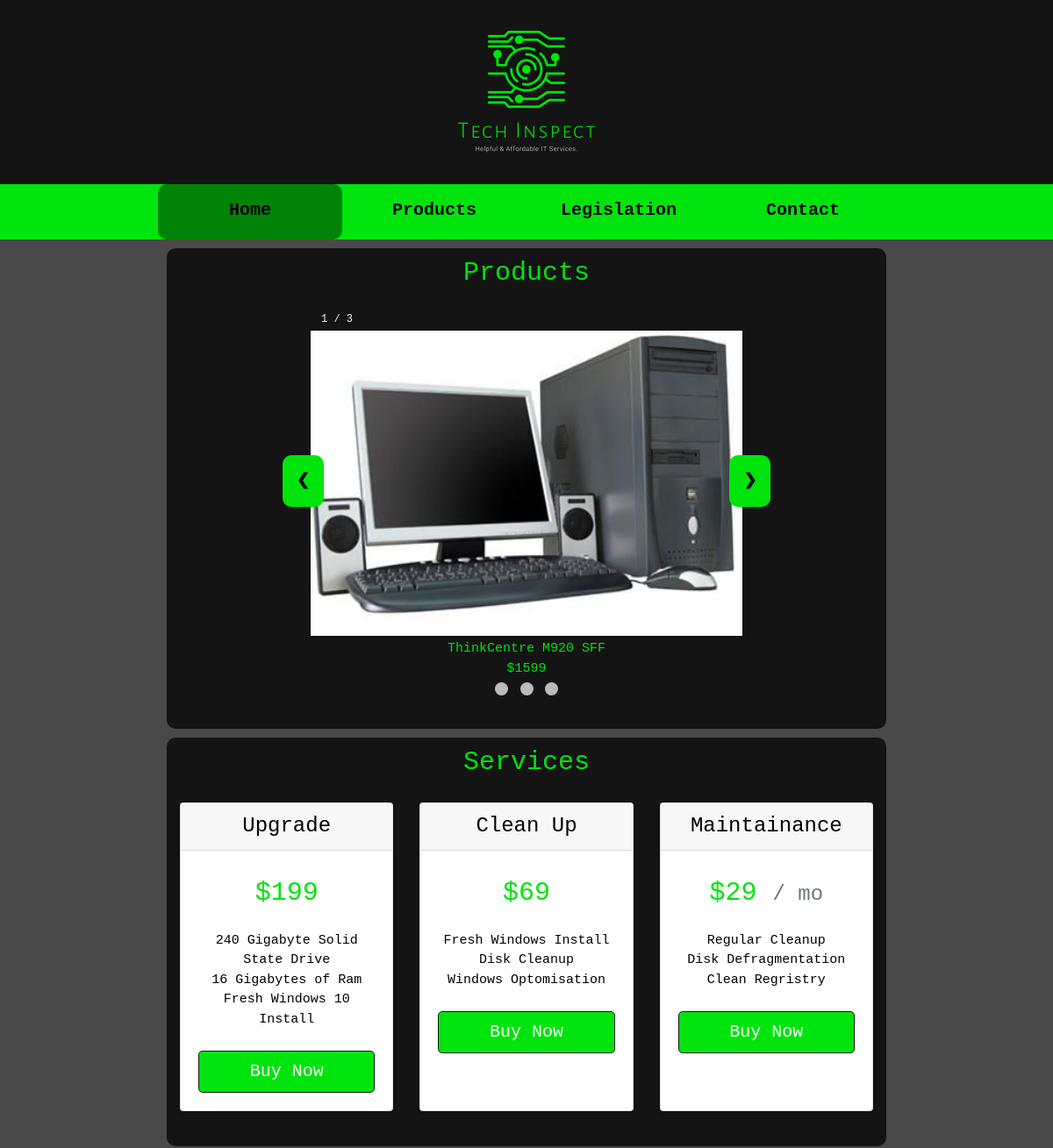
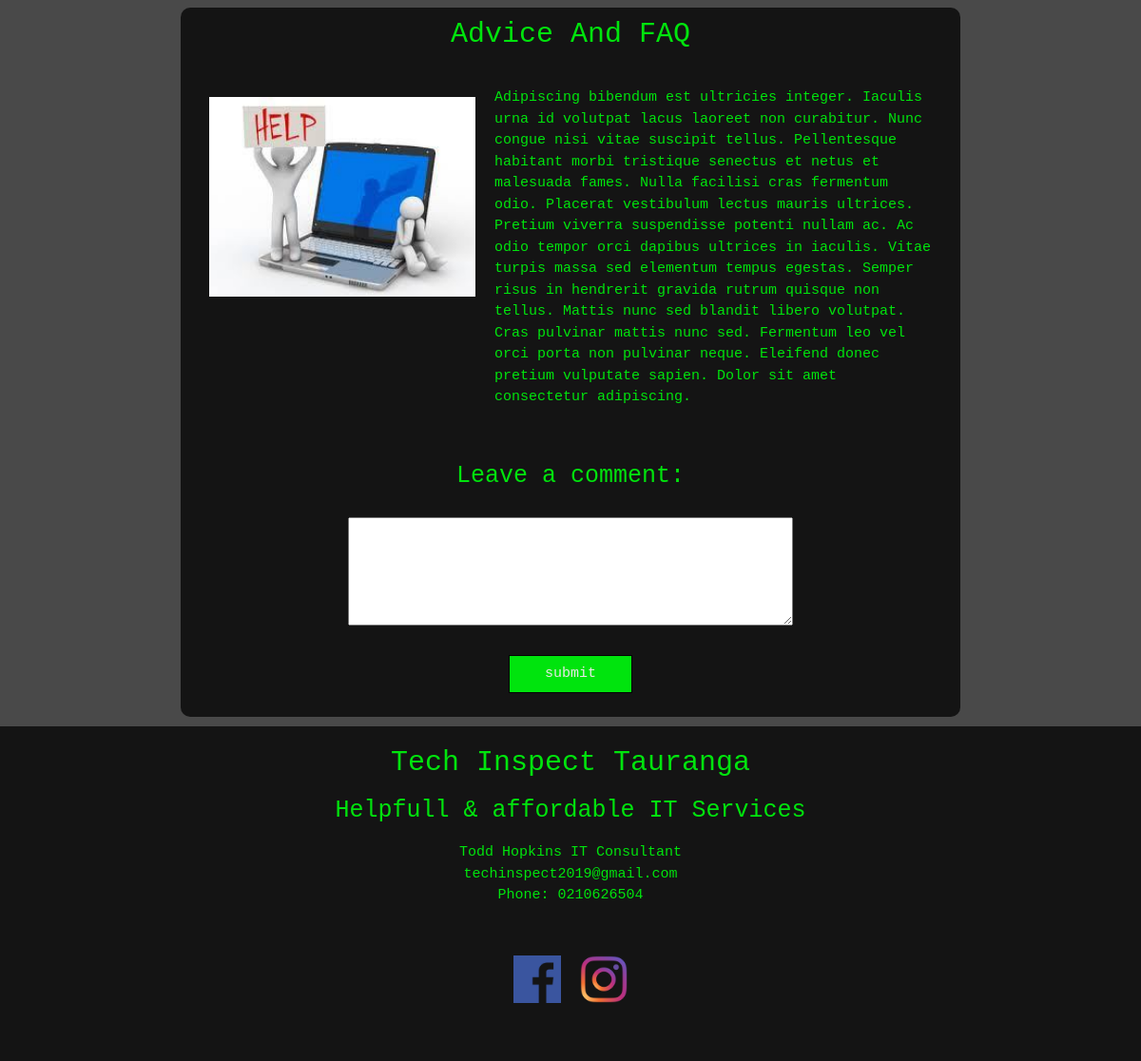
/pages/products, run on the app's committed database (2 pictures, top to bottom).
### tables this page shows
CREATE TABLE Content (
  IDN varchar(10) ,
  Properties TEXT,
  Something VARCHAR(20),
  PRIMARY KEY (IDN)
	
);

CREATE TABLE Images (
  Indx VARCHAR(10),
  Prop TEXT
	
);

### app/controllers/Pages.php (called while the page is built, shortened)
<?php
    class Pages extends Controller {
      public function __construct() {
        $this->_page = $this->model('_content');
      }
      public function products(){
       $title = $this->_page->title();
       $paragraph = $this->_page->paragraph();
       $image = $this->_page->image();
       $data = [
         'title' => $title,
         'paragraph' => $paragraph,
         'image' => $image
       ];
        $this->view('pages/template_products', $data);
      }
    }

### app/libraries/Core.php (called while the page is built, shortened)
<?php
    class Core {
        protected $currentMethod = 'index';
        public function __construct() {
            $url = $this->getURL();
            if(file_exists('../app/controllers/' . ucwords($url[0]) . '.php')) {
                unset($url[0]);
            }
            $this->currentController = new $this->currentController;
            if(isset($url[1])) {
                if(method_exists($this->currentController, $url[1])) {
                    $this->currentMethod = $url[1];
                    unset($url[1]);
                }
            }
            $this->params = $url ? array_values($url) : [null];
            call_user_func_array([$this->currentController, $this->currentMethod], $this->params);
        }
        public function getURL() {
            if(isset($_GET['url'])) {
                $url = rtrim($_GET['url'], '/');
                $url = filter_var($url, FILTER_SANITIZE_URL);
                $url = explode('/', $url);
                return $url;
            }
        }
    }
?>

### public/index.php (called while the page is built, shortened)
<?php
    $init = new Core();
?>

### app/libraries/Database.php (called while the page is built, shortened)
<?php
    class Database {
        private $host = DBHOST;
        private $user = DBUSER;
        private $pass = DBPASS;
        private $dbname = DBNAME;
        private $dbh;
        private $stmt;
        public function __construct() {
            $dsn = "mysql:host=".$this->host.";dbname=".$this->dbname;
            $options = [
                PDO::ATTR_PERSISTENT => true,
                PDO::ATTR_ERRMODE => PDO::ERRMODE_EXCEPTION
            ];
            try {
                $this->dbh = new PDO($dsn, $this->user, $this->pass, $options);
            } catch (PDOException $e) {
                $this->error = $e->getMessage();
                echo $this->error;
            }
        }
        public function query($sql) {
            $this->stmt = $this->dbh->prepare($sql);
        }
        public function execute() {
            return $this->stmt->execute();
        }
        public function resultSet() {
            $this->execute();
            return  $this->stmt->fetchAll(PDO::FETCH_ASSOC);
        }
    }
?>

### app/models/_content.php (called while the page is built)
<?php
class _content{
    private $db;
    public function __construct() {
        $this->db = new Database;
    }
    public function title() {
        $this->db->query('SELECT * FROM Content ');
        return $this->db->resultSet();
    }
    public function paragraph() {
        $this->db->query('SELECT * FROM Content ');
        return $this->db->resultSet();
    }
    public function image(){
        $this->db->query('SELECT * FROM Images');
        return $this->db->resultSet();
    }
}

### app/views/pages/template_products.php (the view, shortened to what this page needs)
<?php include(APPROOT . "/views/includes/header.php"); ?>
<section>
        <div class="container1">
            <div class="content3">
                <div class="box1">
                    <h1><?php echo $data['title'][10]['Properties']; ?></h1>
                    <div class="slideshow-container1">
                        <div class="mySlides1 fade1">
                            <div class="numbertext1">1 / 3</div>
                            <img src="<?php echo $data['image'][3]['Prop']; ?>" style="width:100%">
                            <div class="text1"><?php echo $data['title'][11]['Properties']; ?></div>
                        </div>
                        <a class="prev1" onclick="plusSlides(-1)">&#10094;</a>
                        <a class="next1" onclick="plusSlides(1)">&#10095;</a>
                    </div>
                    <br>
                    <div style="text-align:center">
                        <span class="dot1" onclick="currentSlide(1)"></span>
                        <span class="dot1" onclick="currentSlide(2)"></span>
                        <span class="dot1" onclick="currentSlide(3)"></span>
                    </div>
                </div>
                <div class="box2">
                    <h1>Services</h1>
                    <div class="container">
                    <div class="card-deck mb-3 text-center">
                              <div class="card mb-4 shadow-sm">
                                <div class="card-header">
                                  <h4 class="my-0 font-weight-normal"><?php echo $data['title'][4]['Properties']; ?></h4>
                                </div>
                                <div class="card-body">
                                  <h1 class="card-title pricing-card-title">$199<small class="text-muted"></small></h1>
                                  <ul class="list-unstyled mt-3 mb-4">
                                    <li><?php echo $data['title'][7]['Properties']; ?></li>
                                  </ul>
                                  <button type="button" class="btn btn-lg btn-block btn-primary">Buy Now</button>
                                </div>
                              </div>
                              <div class="card mb-4 shadow-sm">
                                <div class="card-header">
                                  <h4 class="my-0 font-weight-normal"><?php echo $data['title'][5]['Properties']; ?></h4>
                                </div>
                                <div class="card-body">
                                  <h1 class="card-title pricing-card-title">$69 <small class="text-muted"></small></h1>
                                  <ul class="list-unstyled mt-3 mb-4">
                                    <li><?php echo $data['title'][8]['Properties']; ?></li>
                                  </ul>
                                  <button type="button" class="btn btn-lg btn-block btn-primary">Buy Now</button>
                                </div>
                              </div>
                              <div class="card mb-4 shadow-sm">
                                <div class="card-header">
                                  <h4 class="my-0 font-weight-normal"><?php echo $data['title'][12]['Properties']; ?></h4>
                                </div>
                                <div class="card-body">
                                  <h1 class="card-title pricing-card-title">$29 <small class="text-muted">/ mo</small></h1>
                                  <ul class="list-unstyled mt-3 mb-4">
                                    <li><?php echo $data['title'][9]['Properties']; ?></li>
                                  </ul>
                                  <button type="button" class="btn btn-lg btn-block btn-primary">Buy Now</button>
                                </div>
                              </div>
                            </div>
                          </div>
                </div>
                <div class="box3">
                    <h1><?php echo $data['title'][18]['Properties']; ?></h1>
                    <div class="para1">
                            <img src="<?php echo $data['image'][2]['Prop']; ?>"  alt="help">
                        <p><?php echo $data['paragraph'][19]['Properties']; ?></p>
                    </div>
                    <div id="center">
                    <h2><?php echo $data['title'][20]['Properties']; ?></h2>
                    <form name="form2" class="form2" action="submit" method="POST" >
                    <textarea name="comment" id="textarea1" cols="50vw" rows="5"></textarea>
                    <textarea name="comment" id="textarea2" cols="20vw" rows="5"></textarea><br> <br>
                    <input type="button" class="button2" value="submit" onClick="">
                    </form>
                    </div>
                </div>
            </div>
        </div>
    </section>
<?php include(APPROOT . "/views/includes/footer.php"); ?>

### app/libraries/Controller.php (shortened to what this page needs)
<?php
    class Controller {
        public function model($model) {
            if(file_exists('../app/models/' . $model . '.php')) {
                return new $model();
            } else {
                die('Model does not exists');
            }
        }
        public function view($view, $data = []) {
            if(file_exists('../app/views/' . $view . '.php')) {
                require_once '../app/views/' . $view . '.php';
            } else {
                die('View does not exists');
            }
        }
    }
?>

### app/views/includes/header.php (shortened to what this page needs)
<!DOCTYPE html>
<html lang="en">
<head>
    <link rel="stylesheet" href="https://stackpath.bootstrapcdn.com/bootstrap/4.1.3/css/bootstrap.min.css">
    <link rel="stylesheet" href="../../public/css/style.css" type="text/css" />
</head>
<body>
<header>
    <div class="branding">
        <img id="banner" src="/images/banner.png" alt="banner">
    </div>
    <nav>  <ul>
        <li id="current"><a href='/pages/index'>Home</a></li>
        <li><a href='/pages/products'>Products</a> </li>
        <li><a href='/pages/legislation'>Legislation</a> </li>
        <li><a href='/pages/contact'>Contact</a> </li>
    </ul>
    </nav>
</header>

### app/views/includes/footer.php (shortened to what this page needs)
<footer>
        <div class="FooterInfo">
            <h1 class=footbox1>Tech Inspect Tauranga </h1>
            <h2 class=footbox2>Helpfull & affordable IT Services</h2>
            <p class=footbox3>Todd Hopkins IT Consultant<br>techinspect2019@gmail.com<br>Phone: 0210626504</p>
            <p> <a href="www.facebook.com/savyit"><img class="icons" src="/images/fbk.png"alt="Facebook"></a> <a href=""><img class="icons" src="/images/igm.png"alt="Instagram"></a> </p>
        </div>
</footer>
</body>

### public/css/style.css (style rules this page uses)
* { padding:0; margin:0; }
:root { --MainContainerWidth: 70%; --BoxColour:#141414; --TechGreen: #00e40d; --TechBlack:#141414; }
body { font-family: 'Courier New', Courier, monospace; font-size: 15px; line-height: 1.5; padding: 0; margin: 0 ; }
#banner { width: var(--MainContainerWidth); }
header { text-align: center; background-color: var(--TechBlack); }
nav { background-color:var(--TechGreen); text-align: center; }
nav ul li { display: inline; padding-bottom: 18px; padding-top: 15px ; }
nav ul { display: grid; grid-template-columns: 1fr 1fr 1fr 1fr ; width:var(--MainContainerWidth); margin:0 auto; }
nav a { color: black ; font-size: 20px; font-weight:bold; }
#current { background-color:#008307; border-radius: 10px; }
h1 { font-size:30px; color: var(--TechGreen); text-align: center; padding:10px; font-weight: normal; }
h2 { font-size: 25px; color:var(--TechGreen); padding: 20px; }
p { color: var(--TechGreen); padding: 20px; }
.container1 { background-color: rgb(73, 73, 73); color: black; width:100%; }
.form2 { padding-bottom:25px; }
.form2 .button2 { background-color: var(--TechGreen); height:40px; color:#e8e8e8; border: #030303 1px solid; width:130px; }
.content3 { display:grid; grid-template-areas: 'box1' 'box2' 'box3'; grid-gap: 10px; width: var(--MainContainerWidth); margin:0 auto; padding-top:10px; padding-left:10px; padding-right:10px; }
.box1 { grid-area: box1; background-color:var(--BoxColour); border-radius: 10px; text-align: center; }
.box2 { grid-area: box2; background-color:var(--BoxColour); border-radius: 10px; }
.box3 { grid-area: box3; background-color:var(--BoxColour); border-radius: 10px; margin-bottom: 10px; }
.container { padding-top:10px }
.container .btn { background-color:var(--TechGreen); border-color: var(--TechBlack); }
#center { text-align: center; }
.para1 { display:grid ; grid-template-columns: 3fr 5fr; padding-left:10px; padding-right:10px; }
.para1 img { padding-top: 30px; width: 100%; padding-left:20px; }
footer { background-color: var(--TechBlack); color:var(--TechGreen); }
.FooterInfo { width:var(--MainContainerWidth); margin:0 auto; text-align: center; padding-top:20px; padding-bottom:20px; display:grid; grid-template-areas: "footbox1 " "footbox2 " "footbox3 " ; grid-gap: 10px; }
.footbox1 { text-align: center; grid-area: footbox1; font-weight: normal; padding:0; }
.footbox2 { text-align: center; grid-area: footbox2; font-weight: normal; padding:0; }
.footbox3 { text-align: center; grid-area: footbox3; font-weight: normal; padding:0; }
.icons { width:50px; margin:5px; }
* { box-sizing:border-box }
.slideshow-container1 { width: 60%; position: relative; margin: auto; padding-top:30px; padding-bottom: 10px; }
.mySlides1 { display: none; }
.prev1, .next1 { cursor: pointer; position: absolute; top: 50%; margin-top: -22px; padding: 16px; color: var(--TechBlack); font-weight: bold; font-size: 18px; transition: 0.6s ease; border-radius: 0 3px 3px 0; user-select: none; }
.next1 { left: 97%; border-radius: 3px 0 0 3px; background-color:var(--TechGreen); border-radius: 10px; }
.prev1 { right:97%; background-color:var(--TechGreen); border-radius: 10px; }
.text1 { color: var(--TechGreen); font-size: 15px; padding: 8px 12px; position: absolute; bottom: -47px; width: 100%; text-align: center; }
.numbertext1 { color: #f2f2f2; font-size: 12px; padding: 8px 12px; position: absolute; top: 0; }
.dot1 { cursor: pointer; height: 15px; width: 15px; margin: 0 2px; background-color: #bbb; border-radius: 50%; display: inline-block; transition: background-color 0.6s ease; margin-bottom: 30px; margin-top: 20px }

### data on the page
content: Properties "Products"
images: Prop (picture)
content: Properties "ThinkCentre M920 SFF $1599"
content: Properties "Upgrade"
content: Properties "240 Gigabyte Solid State Drive 16 Gigabytes of Ram Fresh Windows 10 Install"
content: Properties "Clean Up"
content: Properties "Fresh Windows Install Disk Cleanup Windows Optomisation"
content: Properties "Maintainance"
content: Properties "Regular Cleanup Disk Defragmentation Clean Regristry"
content: Properties "Advice And FAQ"
images: Prop (picture)
content: Properties "Adipiscing bibendum est ultricies integer. Iaculis urna id volutpat lacus laoreet non curabitur. Nunc congue nisi vitae suscipit tellus. Pellentesque habitant morbi tristique senectus et netus et malesuada fames. Nulla facilisi cras fermentum odio. Placerat vestibulum lectus mauris ultrices. Pretium viverra suspendisse potenti nullam ac. Ac odio tempor orci dapibus ultrices in iaculis. Vitae turpis massa sed elementum tempus egestas. Semper risus in hendrerit gravida rutrum quisque non tellus. Mattis nunc sed blandit libero volutpat. Cras pulvinar mattis nunc sed. Fermentum leo vel orci porta non pulvinar neque. Eleifend donec pretium vulputate sapien. Dolor sit amet consectetur adipiscing."
content: Properties "Leave a comment:"
